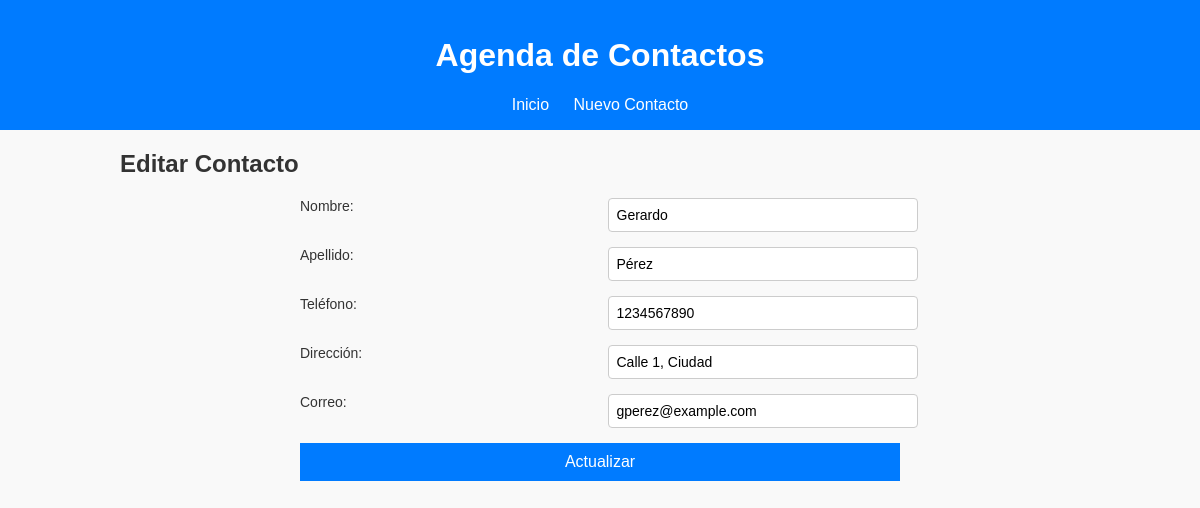
The page /index.php?action=edit&id=3 on the database its author committed.
### tables this page shows
CREATE TABLE `contacto` (
  `idContacto` int(11) NOT NULL,
  `conNombre` varchar(50) NOT NULL,
  `conApellido` varchar(50) NOT NULL,
  `conTelefono` varchar(10) NOT NULL,
  `conDireccion` varchar(50) NOT NULL,
  `conCorreo` varchar(50) NOT NULL
);

### controllers/ContactController.php (called while the page is built, shortened)
<?php
require_once "models/Contact.php";
class ContactController
{
    private $model;
    public function __construct()
    {
        $database = new Database();
        $db = $database->getConnection();
        $this->model = new Contact($db);
    }
    public function edit($id)
    {
        $contact = $this->model->readOne($id);
        require "views/contact/edit.php";
    }
}

### models/Contact.php (called while the page is built, shortened)
<?php
class Contact {
    private $conn;
    private $table = "contacto";
    public function __construct($db) {
        $this->conn = $db;
    }
    public function readOne($id) {
        $query = "SELECT * FROM " . $this->table . " WHERE idContacto = :idContacto LIMIT 1";
        $stmt = $this->conn->prepare($query);
        $stmt->bindParam(':idContacto', $id);
        $stmt->execute();
        return $stmt->fetch(PDO::FETCH_ASSOC);
    }
}

### views/contact/edit.php (the view, shortened to what this page needs)
<h2>Editar Contacto</h2>
<form id="contactForm" action="index.php?action=edit&id=<?= $_GET['id']; ?>" method="POST">
    <label for="conNombre">Nombre:</label>
    <input type="text" id="conNombre" name="conNombre" value="<?= htmlspecialchars($contact['conNombre']); ?>" autocomplete="off" placeholder="Nombre">
    <label for="conApellido">Apellido:</label>
    <input type="text" id="conApellido" name="conApellido" value="<?= htmlspecialchars($contact['conApellido']); ?>" autocomplete="off" placeholder="Apellido">
    <label for="conTelefono">Teléfono:</label>
    <input type="text" id="conTelefono" name="conTelefono" value="<?= htmlspecialchars($contact['conTelefono']); ?>" autocomplete="off" placeholder="Teléfono">
    <label for="conDireccion">Dirección:</label>
    <input type="text" id="conDireccion" name="conDireccion" value="<?= htmlspecialchars($contact['conDireccion']); ?>" autocomplete="off" placeholder="Dirección">
    <label for="conCorreo">Correo:</label>
    <input type="text" id="conCorreo" name="conCorreo" value="<?= htmlspecialchars($contact['conCorreo']); ?>" autocomplete="off" placeholder="Correo">
    <button type="submit">Actualizar</button>
</form>
<?php require "views/layout.php"; ?>

### public/css/style.css (style rules this page uses)
body { font-family: Arial, sans-serif; margin: 0; padding: 0; background-color: #f9f9f9; color: #333; }
form { display: grid; grid-template-columns: 1fr 1fr; gap: 15px; max-width: 600px; margin: 0 auto; }
form button { grid-column: span 2; padding: 10px; background-color: #007BFF; color: #fff; border: none; cursor: pointer; font-size: 16px; }
form label { font-size: 14px; margin-bottom: 5px; }
form input { padding: 8px; font-size: 14px; border: 1px solid #ccc; border-radius: 4px; width: 100%; margin-bottom: 0; }

### rows shown on the page
contacto: conNombre "Gerardo", conApellido "Pérez", conTelefono "1234567890", conDireccion "Calle 1, Ciudad", conCorreo "gperez@example.com"
